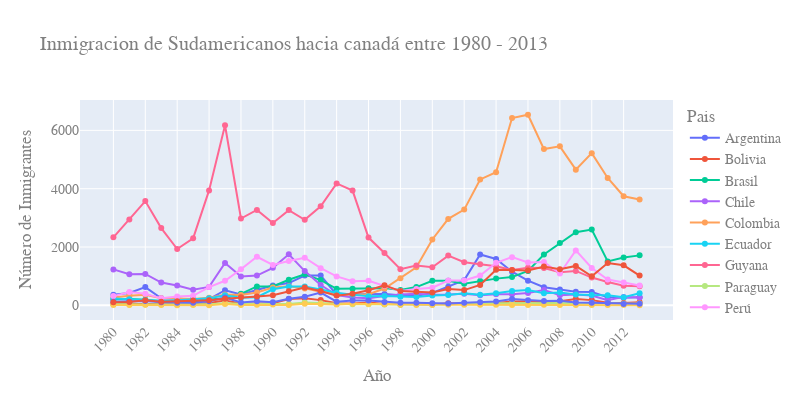

The code cell stored with this chart in its notebook:
### Code cell
fig = px.line(sudamerica, x=sudamerica.index, y=sudamerica.columns,
              title='Inmigracion de Sudamericanos hacia canadá entre 1980 - 2013', color='Pais', markers=True)
#fig.update_traces(line_color='green', line_width=3)
fig.update_layout(width=800, height=400, xaxis={'tickangle':-45},
                  xaxis_title='Año', yaxis_title='Número de Inmigrantes',
                  font_family='Arial', font_size=14, font_color='grey')
fig.show()

### Figure 1 — Plotly figure (JSON) as saved in the notebook; plotly's stock layout.template omitted (floating-point values rounded to 4 significant figures)
{"data": [{"hovertemplate": "Pais=Argentina<br>index=%{x}<br>value=%{y}<extra></extra>", "legendgroup": "Argentina", "line": {"color": "#636efa", "dash": "solid"}, "marker": {"symbol": "circle"}, "mode": "lines+markers", "name": "Argentina", "orientation": "v", "showlegend": true, "type": "scatter", "x": ["1980", "1981", "1982", "1983", "1984", "1985", "1986", "1987", "1988", "1989", "1990", "1991", "1992", "1993", "1994", "1995", "1996", "1997", "1998", "1999", "2000", "2001", "2002", "2003", "2004", "2005", "2006", "2007", "2008", "2009", "2010", "2011", "2012", "2013"], "xaxis": "x", "y": [368, 426, 626, 241, 237, 196, 213, 519, 374, 538, 678, 763, 1023, 1022, 366, 380, 396, 391, 349, 318, 427, 635, 865, 1745, 1591, 1153, 847, 620, 540, 467, 459, 278, 263, 282], "yaxis": "y"}, {"hovertemplate": "Pais=Bolivia<br>index=%{x}<br>value=%{y}<extra></extra>", "legendgroup": "Bolivia", "line": {"color": "#EF553B", "dash": "solid"}, "marker": {"symbol": "circle"}, "mode": "lines+markers", "name": "Bolivia", "orientation": "v", "showlegend": true, "type": "scatter", "x": ["1980", "1981", "1982", "1983", "1984", "1985", "1986", "1987", "1988", "1989", "1990", "1991", "1992", "1993", "1994", "1995", "1996", "1997", "1998", "1999", "2000", "2001", "2002", "2003", "2004", "2005", "2006", "2007", "2008", "2009", "2010", "2011", "2012", "2013"], "xaxis": "x", "y": [44, 52, 42, 49, 38, 44, 79, 165, 63, 68, 71, 214, 247, 180, 75, 61, 96, 43, 33, 42, 33, 72, 57, 59, 85, 134, 139, 107, 143, 214, 180, 86, 83, 107], "yaxis": "y"}, {"hovertemplate": "Pais=Brasil<br>index=%{x}<br>value=%{y}<extra></extra>", "legendgroup": "Brasil", "line": {"color": "#00cc96", "dash": "solid"}, "marker": {"symbol": "circle"}, "mode": "lines+markers", "name": "Brasil", "orientation": "v", "showlegend": true, "type": "scatter", "x": ["1980", "1981", "1982", "1983", "1984", "1985", "1986", "1987", "1988", "1989", "1990", "1991", "1992", "1993", "1994", "1995", "1996", "1997", "1998", "1999", "2000", "2001", "2002", "2003", "2004", "2005", "2006", "2007", "2008", "2009", "2010", "2011", "2012", "2013"], "xaxis": "x", "y": [211, 220, 192, 139, 145, 130, 205, 244, 394, 650, 650, 877, 1066, 866, 566, 572, 586, 591, 531, 626, 845, 847, 745, 839, 917, 969, 1181, 1746, 2138, 2509, 2598, 1508, 1642, 1714], "yaxis": "y"}, {"hovertemplate": "Pais=Chile<br>index=%{x}<br>value=%{y}<extra></extra>", "legendgroup": "Chile", "line": {"color": "#ab63fa", "dash": "solid"}, "marker": {"symbol": "circle"}, "mode": "lines+markers", "name": "Chile", "orientation": "v", "showlegend": true, "type": "scatter", "x": ["1980", "1981", "1982", "1983", "1984", "1985", "1986", "1987", "1988", "1989", "1990", "1991", "1992", "1993", "1994", "1995", "1996", "1997", "1998", "1999", "2000", "2001", "2002", "2003", "2004", "2005", "2006", "2007", "2008", "2009", "2010", "2011", "2012", "2013"], "xaxis": "x", "y": [1233, 1069, 1078, 781, 681, 533, 633, 1454, 990, 1023, 1286, 1749, 1175, 697, 352, 273, 244, 325, 376, 397, 366, 369, 401, 347, 383, 384, 427, 530, 350, 375, 340, 174, 291, 273], "yaxis": "y"}, {"hovertemplate": "Pais=Colombia<br>index=%{x}<br>value=%{y}<extra></extra>", "legendgroup": "Colombia", "line": {"color": "#FFA15A", "dash": "solid"}, "marker": {"symbol": "circle"}, "mode": "lines+markers", "name": "Colombia", "orientation": "v", "showlegend": true, "type": "scatter", "x": ["1980", "1981", "1982", "1983", "1984", "1985", "1986", "1987", "1988", "1989", "1990", "1991", "1992", "1993", "1994", "1995", "1996", "1997", "1998", "1999", "2000", "2001", "2002", "2003", "2004", "2005", "2006", "2007", "2008", "2009", "2010", "2011", "2012", "2013"], "xaxis": "x", "y": [266, 326, 360, 244, 235, 214, 257, 376, 352, 439, 614, 652, 582, 464, 375, 371, 381, 578, 929, 1306, 2259, 2965, 3283, 4318, 4566, 6424, 6535, 5357, 5452, 4652, 5218, 4366, 3741, 3631], "yaxis": "y"}, {"hovertemplate": "Pais=Ecuador<br>index=%{x}<br>value=%{y}<extra></extra>", "legendgroup": "Ecuador", "line": {"color": "#19d3f3", "dash": "solid"}, "marker": {"symbol": "circle"}, "mode": "lines+markers", "name": "Ecuador", "orientation": "v", "showlegend": true, "type": "scatter", "x": ["1980", "1981", "1982", "1983", "1984", "1985", "1986", "1987", "1988", "1989", "1990", "1991", "1992", "1993", "1994", "1995", "1996", "1997", "1998", "1999", "2000", "2001", "2002", "2003", "2004", "2005", "2006", "2007", "2008", "2009", "2010", "2011", "2012", "2013"], "xaxis": "x", "y": [238, 207, 184, 155, 179, 208, 240, 344, 265, 278, 552, 643, 644, 547, 431, 368, 310, 317, 295, 291, 342, 353, 418, 361, 417, 491, 525, 419, 437, 373, 353, 348, 282, 418], "yaxis": "y"}, {"hovertemplate": "Pais=Guyana<br>index=%{x}<br>value=%{y}<extra></extra>", "legendgroup": "Guyana", "line": {"color": "#FF6692", "dash": "solid"}, "marker": {"symbol": "circle"}, "mode": "lines+markers", "name": "Guyana", "orientation": "v", "showlegend": true, "type": "scatter", "x": ["1980", "1981", "1982", "1983", "1984", "1985", "1986", "1987", "1988", "1989", "1990", "1991", "1992", "1993", "1994", "1995", "1996", "1997", "1998", "1999", "2000", "2001", "2002", "2003", "2004", "2005", "2006", "2007", "2008", "2009", "2010", "2011", "2012", "2013"], "xaxis": "x", "y": [2334, 2943, 3575, 2650, 1932, 2299, 3942, 6174, 2977, 3270, 2824, 3266, 2932, 3399, 4181, 3935, 2324, 1795, 1238, 1366, 1308, 1707, 1479, 1410, 1341, 1215, 1286, 1277, 1137, 1180, 953, 804, 676, 656], "yaxis": "y"}, {"hovertemplate": "Pais=Paraguay<br>index=%{x}<br>value=%{y}<extra></extra>", "legendgroup": "Paraguay", "line": {"color": "#B6E880", "dash": "solid"}, "marker": {"symbol": "circle"}, "mode": "lines+markers", "name": "Paraguay", "orientation": "v", "showlegend": true, "type": "scatter", "x": ["1980", "1981", "1982", "1983", "1984", "1985", "1986", "1987", "1988", "1989", "1990", "1991", "1992", "1993", "1994", "1995", "1996", "1997", "1998", "1999", "2000", "2001", "2002", "2003", "2004", "2005", "2006", "2007", "2008", "2009", "2010", "2011", "2012", "2013"], "xaxis": "x", "y": [45, 26, 32, 40, 48, 36, 34, 72, 53, 48, 56, 51, 94, 75, 46, 39, 38, 30, 25, 34, 29, 34, 60, 88, 74, 75, 88, 98, 95, 88, 89, 83, 55, 66], "yaxis": "y"}, {"hovertemplate": "Pais=Perú<br>index=%{x}<br>value=%{y}<extra></extra>", "legendgroup": "Perú", "line": {"color": "#FF97FF", "dash": "solid"}, "marker": {"symbol": "circle"}, "mode": "lines+markers", "name": "Perú", "orientation": "v", "showlegend": true, "type": "scatter", "x": ["1980", "1981", "1982", "1983", "1984", "1985", "1986", "1987", "1988", "1989", "1990", "1991", "1992", "1993", "1994", "1995", "1996", "1997", "1998", "1999", "2000", "2001", "2002", "2003", "2004", "2005", "2006", "2007", "2008", "2009", "2010", "2011", "2012", "2013"], "xaxis": "x", "y": [317, 456, 401, 241, 306, 328, 628, 843, 1237, 1667, 1384, 1522, 1632, 1274, 993, 827, 845, 676, 493, 560, 603, 849, 855, 1023, 1460, 1653, 1473, 1490, 1094, 1884, 1283, 886, 787, 682], "yaxis": "y"}, {"hovertemplate": "Pais=Surinam<br>index=%{x}<br>value=%{y}<extra></extra>", "legendgroup": "Surinam", "line": {"color": "#FECB52", "dash": "solid"}, "marker": {"symbol": "circle"}, "mode": "lines+markers", "name": "Surinam", "orientation": "v", "showlegend": true, "type": "scatter", "x": ["1980", "1981", "1982", "1983", "1984", "1985", "1986", "1987", "1988", "1989", "1990", "1991", "1992", "1993", "1994", "1995", "1996", "1997", "1998", "1999", "2000", "2001", "2002", "2003", "2004", "2005", "2006", "2007", "2008", "2009", "2010", "2011", "2012", "2013"], "xaxis": "x", "y": [15, 10, 21, 12, 5, 16, 7, 46, 16, 24, 26, 13, 53, 51, 32, 58, 51, 35, 22, 11, 16, 22, 22, 22, 17, 15, 16, 20, 9, 12, 13, 11, 16, 4], "yaxis": "y"}, {"hovertemplate": "Pais=Uruguay<br>index=%{x}<br>value=%{y}<extra></extra>", "legendgroup": "Uruguay", "line": {"color": "#636efa", "dash": "solid"}, "marker": {"symbol": "circle"}, "mode": "lines+markers", "name": "Uruguay", "orientation": "v", "showlegend": true, "type": "scatter", "x": ["1980", "1981", "1982", "1983", "1984", "1985", "1986", "1987", "1988", "1989", "1990", "1991", "1992", "1993", "1994", "1995", "1996", "1997", "1998", "1999", "2000", "2001", "2002", "2003", "2004", "2005", "2006", "2007", "2008", "2009", "2010", "2011", "2012", "2013"], "xaxis": "x", "y": [128, 132, 146, 105, 90, 92, 137, 269, 99, 144, 111, 229, 299, 437, 125, 164, 171, 117, 87, 93, 75, 64, 91, 103, 130, 217, 175, 147, 160, 99, 93, 81, 47, 58], "yaxis": "y"}, {"hovertemplate": "Pais=Venezuela<br>index=%{x}<br>value=%{y}<extra></extra>", "legendgroup": "Venezuela", "line": {"color": "#EF553B", "dash": "solid"}, "marker": {"symbol": "circle"}, "mode": "lines+markers", "name": "Venezuela", "orientation": "v", "showlegend": true, "type": "scatter", "x": ["1980", "1981", "1982", "1983", "1984", "1985", "1986", "1987", "1988", "1989", "1990", "1991", "1992", "1993", "1994", "1995", "1996", "1997", "1998", "1999", "2000", "2001", "2002", "2003", "2004", "2005", "2006", "2007", "2008", "2009", "2010", "2011", "2012", "2013"], "xaxis": "x", "y": [103, 117, 174, 124, 142, 165, 179, 229, 279, 304, 344, 487, 610, 490, 334, 402, 520, 686, 489, 464, 443, 560, 524, 699, 1224, 1211, 1192, 1335, 1239, 1353, 998, 1452, 1373, 1022], "yaxis": "y"}], "layout": {"font": {"color": "grey", "family": "Arial", "size": 14}, "height": 400, "legend": {"title": {"text": "Pais"}, "tracegroupgap": 0}, "title": {"text": "Inmigracion de Sudamericanos hacia canadá entre 1980 - 2013"}, "width": 800, "xaxis": {"anchor": "y", "domain": [0, 1], "tickangle": -45, "title": {"text": "Año"}}, "yaxis": {"anchor": "x", "domain": [0, 1], "title": {"text": "Número de Inmigrantes"}}}}
